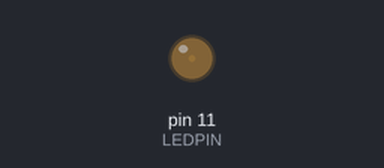
The sketch below on a simulated Arduino Uno, built with avr-gcc and run on an emulated ATmega328P. Parts: output pins drawn as LEDs (lit = HIGH). What the sketch prints to the serial monitor is not drawn.

Above: at 0.05 s.
At 1.2 s:
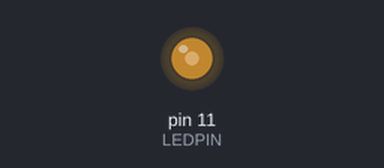
At 2.35 s:
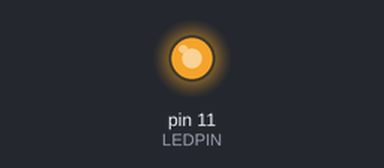
At 4.65 s:
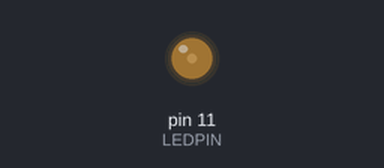
Timing chart, 0 to 6.7 s (numbered marks = the images above):
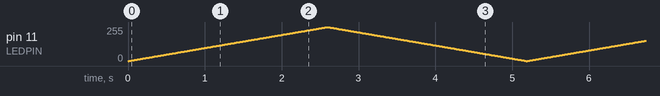

The sketch:

230729_HUN.ino
```cpp
#define LEDPIN 11
#define DES 0
#define ASS 1

int idx = 0;
int flag = ASS;


void setup() {
  // put your setup code here, to run once:
  pinMode(LEDPIN, OUTPUT);
  Serial.begin(9600);
}

void loop() {
  // put your main code here, to run repeatedly:

  if(flag == ASS) // asscending flag == true
  {
    analogWrite(LEDPIN, idx);
    idx++;
    delay(10);
  }
  if(idx >=255)
    {
      flag = DES;
    }
  if(flag == DES) // descending flag == true
  {
    analogWrite(LEDPIN, idx);
    idx--;
    delay(10);

  }
      if(idx <= 0)
   {
       flag = ASS;
   }
    Serial.println(idx);
}
```
